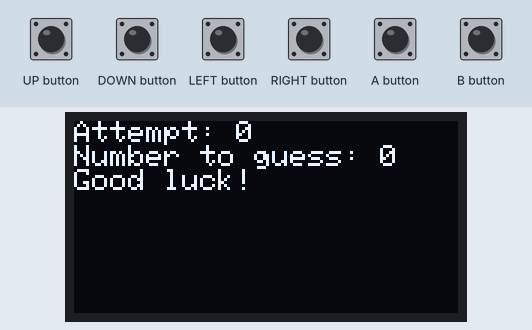
Simulated run of this sketch. Board: Arduboy, built with avr-gcc and run on an emulated ATmega32U4. Parts: 128×64 one-colour display. The test bench sets the inputs (shaded band). Random numbers use the default seed unless the sketch sets one.

Above: at 1.2 s.
1.3 s: DOWN button pressed for 0.15 s
At 1.6 s:
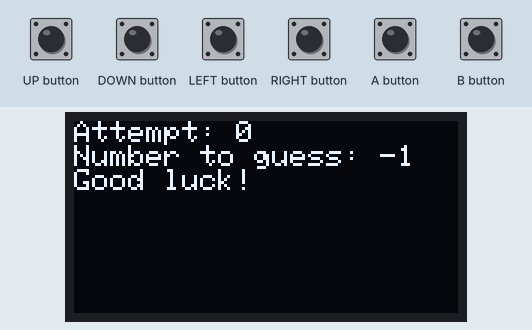
2.9 s: A button pressed for 0.15 s
At 3.9 s:
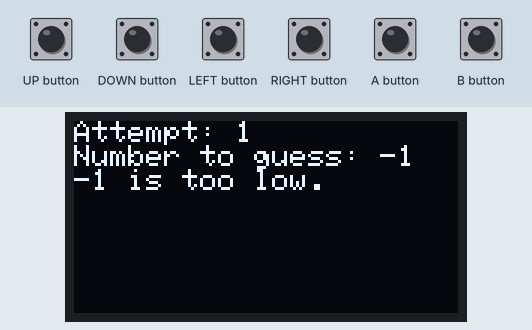
4.5 s: UP button pressed for 0.15 s
At 5.2 s:
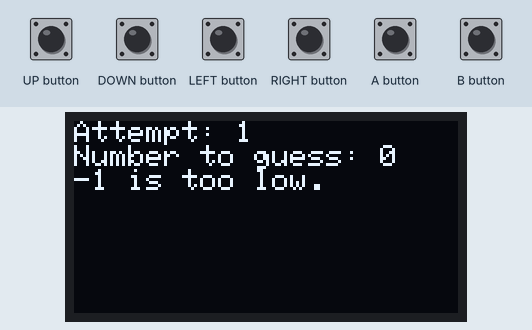
6.1 s: A button pressed for 1 s
At 6.5 s:
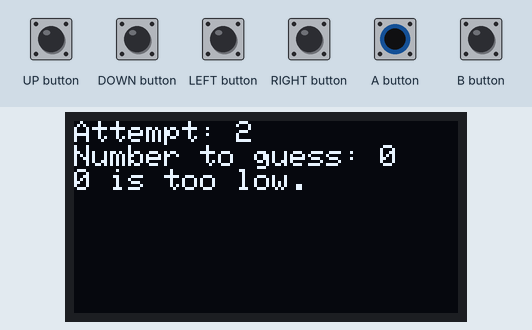
8.6 s: UP button pressed for 1 s
At 9.5 s:
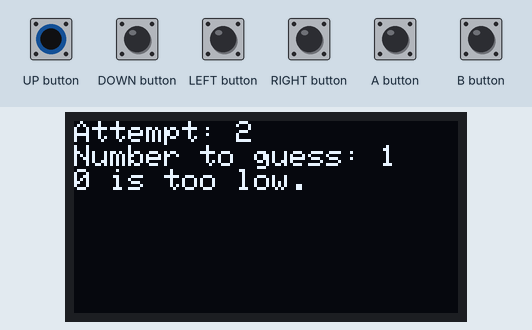
Timing chart, 0 to 11.6 s (numbered marks = the images above; inputs shaded):
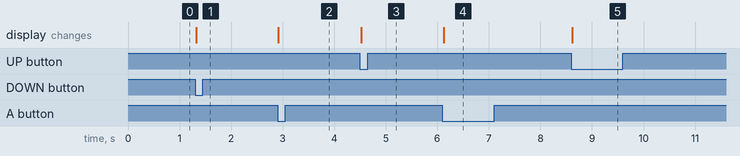

The sketch:

sketch_oct02c.ino
```cpp
// Si Pham (tonka7su)
// 2021-10-02
// Make your own Arduboy game: part 5 - your first game

#include <Arduboy2.h>
Arduboy2 arduboy;
int playerWin;
int attempts;
int guessedNumber;
int randomNumber;
int lastGuessed;

void setup() {
  arduboy.begin();
  arduboy.clear();

  playerWin = 0;
  attempts = 0;
  guessedNumber = 0;
  lastGuessed = 0;

  arduboy.initRandomSeed();
  randomNumber = random(1, 101);
}

void loop() {
  arduboy.clear();
  arduboy.pollButtons();

  if (playerWin == 0) {
    if (attempts == 7) {
      arduboy.setCursor(0, 0);
      arduboy.print("You lost!");
      arduboy.print("\n");
      arduboy.print("Correct number: ");
      arduboy.print(randomNumber);
      if (arduboy.justPressed(A_BUTTON)) {
        randomNumber = random(1, 101);
        attempts = 0;
        playerWin = 0;
      }
    } else {
      if (arduboy.justPressed(UP_BUTTON)) {
        guessedNumber = guessedNumber + 1;
      }
      if (arduboy.justPressed(DOWN_BUTTON)) {
        guessedNumber = guessedNumber - 1;
      }
      if (arduboy.justPressed(A_BUTTON)) {
        if (guessedNumber == randomNumber) {
          playerWin = 1;
        } else {
          attempts = attempts + 1;
          lastGuessed = guessedNumber;
        }
      }
      arduboy.setCursor(0, 0);
      arduboy.print("Attempt: ");
      arduboy.print(attempts);
      arduboy.print("\n");
      arduboy.print("Number to guess: ");
      arduboy.print(guessedNumber);
      arduboy.print("\n");
      if (attempts == 0) {
        arduboy.print("Good luck!");
      } else {
        arduboy.print(lastGuessed);
        if (lastGuessed > randomNumber) {
          arduboy.print(" is too high.");
        } else {
          arduboy.print(" is too low.");
        }
      }
    }
  } else {
    arduboy.setCursor(0, 0);
    arduboy.print("YOU WON!");
    arduboy.print("\n");
    arduboy.print("Corrct number: ");
    arduboy.print(randomNumber);
    if (arduboy.justPressed(A_BUTTON)) {
      randomNumber = random(1, 101);
      attempts = 0;
      playerWin = 0;
    }
  }
  arduboy.display();
}
```

Measured:
- after the input at 1.3 s, the display: changes at once (image 1)
- after the input at 2.9 s, the display: changes at once (image 2)
- after the input at 4.5 s, the display: changes at once (image 3)
- after the input at 6.1 s, the display: changes at once (image 4)
- after the input at 8.6 s, the display: changes at once (image 5)
